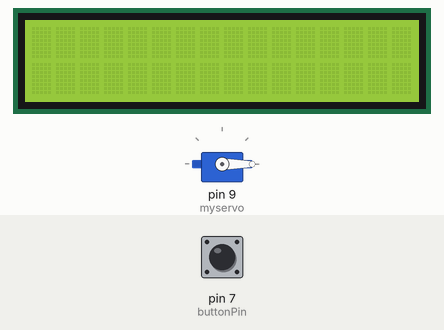
This sketch was run on a simulated Arduino Uno, built with avr-gcc and run on an emulated ATmega328P. Parts: servo, 16×2 character LCD. The test bench sets the inputs (shaded band); at power-on: pin 7 (buttonPin) HIGH.

Above: at 1.2 s.
1.3 s: pin 7 (buttonPin) pulled LOW for 0.15 s
At 1.44 s:
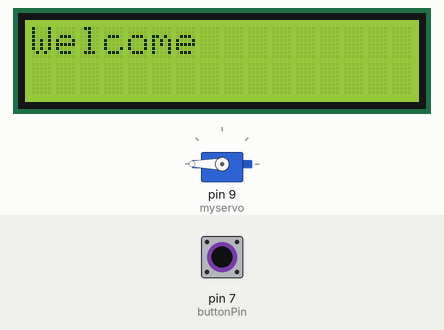
3.0 s: pin 7 (buttonPin) pulled LOW for 3.2 s
At 6.7 s:
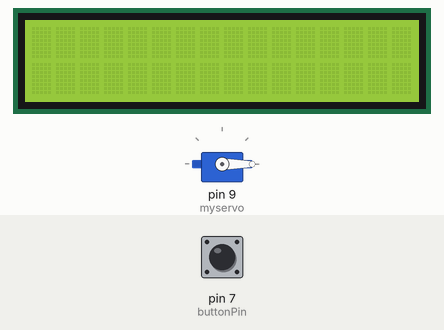
Timing chart, 0 to 8.2 s (numbered marks = the images above; inputs shaded):
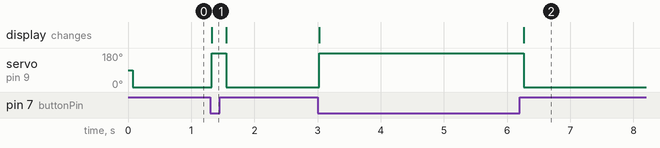

Measured:
- after the input at 1.3 s, servo on pin 9 (myservo): 0° → 180° at once, → 0° 0.23 s later; the display: changes at once (image 1)
- after the input at 3.0 s, servo on pin 9 (myservo): 0° → 180° at once, → 0° 3.2 s later; the display: first changes at once (image 2 shows a later state)

The sketch:

L_16_Polite_automatic_door.ino
```cpp
#include <Servo.h>
int pos = 0;
Servo myservo;

int buttonPin = 7;

/*******************LCD函数*******************/
#include "Adafruit_LiquidCrystal.h"
Adafruit_LiquidCrystal lcd(1);


void setup() {
  // put your setup code here, to run once:
  pinMode(buttonPin, INPUT);
  myservo.attach(9, 600, 2520);
  Serial.begin(115200);   // 初始化串口
  while (!lcd.begin(16, 2)) {
    Serial.println("Could not init backpack. Check wiring.");
    delay(50);
  }
}

void loop() {
  // put your main code here, to run repeatedly:
  if (!digitalRead(buttonPin))
  {
    myservo.write(180);
    lcd.setCursor(0, 0);
    lcd.print("             ");
    lcd.setCursor(0, 0);
    lcd.print("Welcome");
  }
  else
  {
    myservo.write(0);
    lcd.setCursor(0, 0);
    lcd.print("             ");

  }


  delay(100);
}
```
